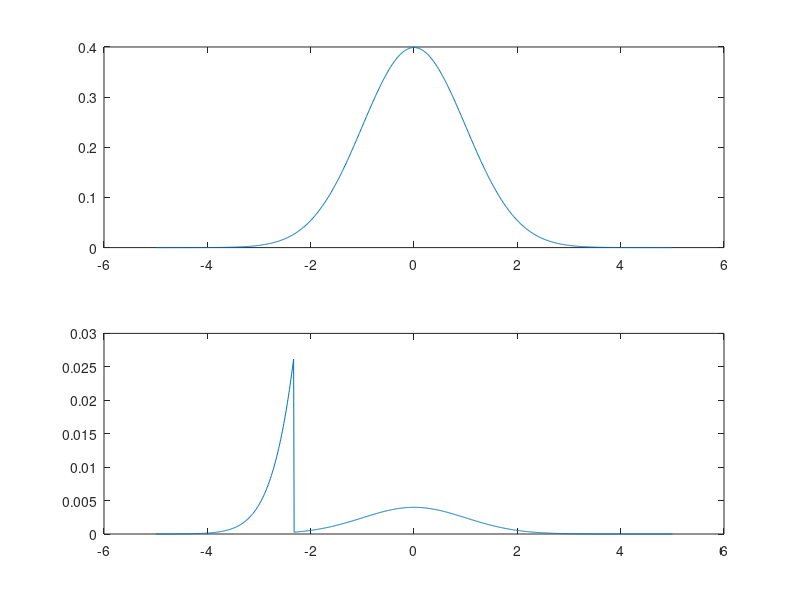
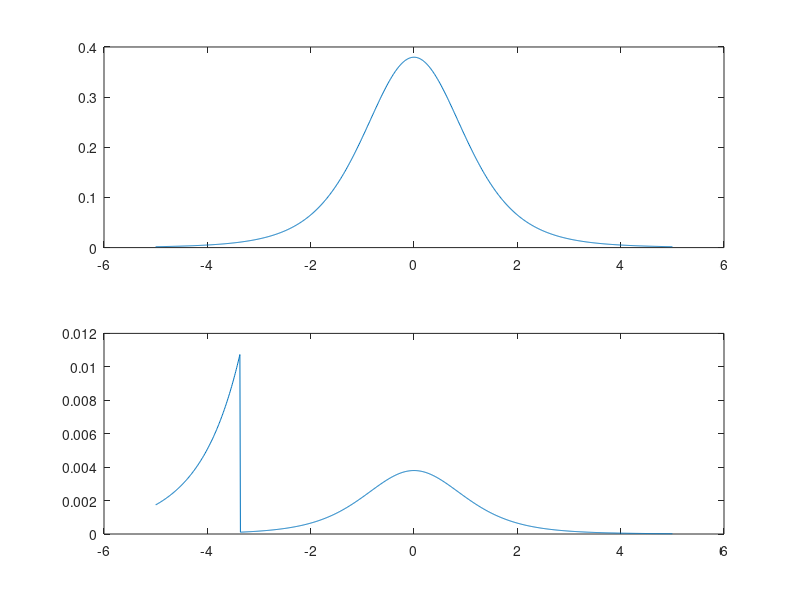

MATLAB code to generate these figures, in order:
% optimal IS candidate standard normal profit/loss
figure(7)
xx = -5:0.01:5;
pl = normpdf(xx);
subplot(2,1,1)
plot(xx,pl)

p_bar = 0.01;  % 99% VaR
qq = norminv(p_bar); % hl subspace: xx<=qq
xx_inS = xx(xx<=qq);
xx_notS = xx(xx>qq);
pl_opt = [(1-p_bar)*normpdf(xx_inS), p_bar*normpdf(xx_notS)];
subplot(2,1,2)
plot(xx,pl_opt)

% xx_inS = linspace(-5,qq,500);
% xx_notS = linspace(qq,5,500);
% xx = [xx_inS, xx_notS];
% pl_opt = [(1-p_bar)*normpdf(xx_inS), p_bar*normpdf(xx_notS)];
% subplot(2,1,2)
% plot(xx,pl_opt)


figure(8)
xx = -5:0.01:5;
nu = 5;
pl = tpdf(xx,nu);
subplot(2,1,1)
plot(xx,pl)

p_bar = 0.01;  % 99% VaR
qq = tinv(p_bar,nu); % hl subspace: xx<=qq
xx_inS = xx(xx<=qq);
xx_notS = xx(xx>qq);
pl_opt = [(1-p_bar)*tpdf(xx_inS,nu), p_bar*tpdf(xx_notS,nu)];
subplot(2,1,2)
plot(xx,pl_opt)


% 
% yy = normpdf(xx)
% plot(sort(yy))
